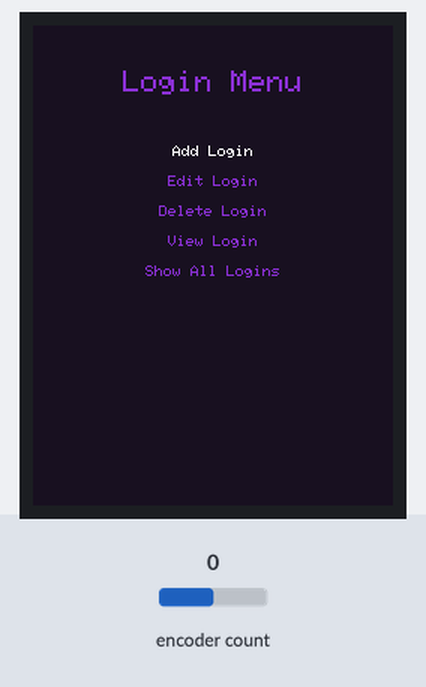
A sketch run on a simulated ESP32. Shown: 240×320 colour display. The test bench sets the inputs (shaded band); at power-on: encoder count 0.

Above: at 1.4 s.
1.5 s: encoder count set to 4
At 1.9 s:
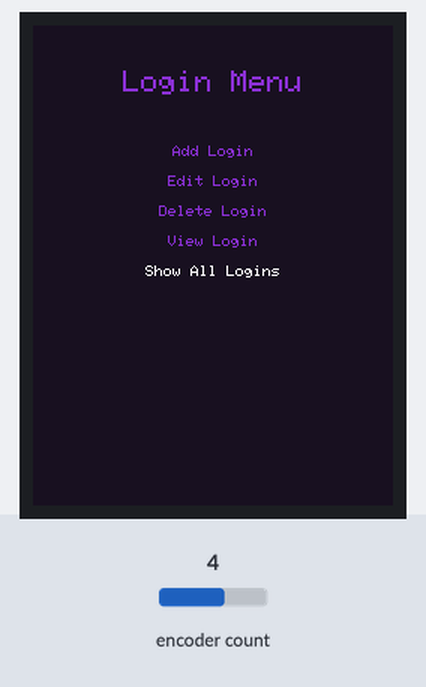
3.0 s: encoder count set to 8
At 4.2 s:
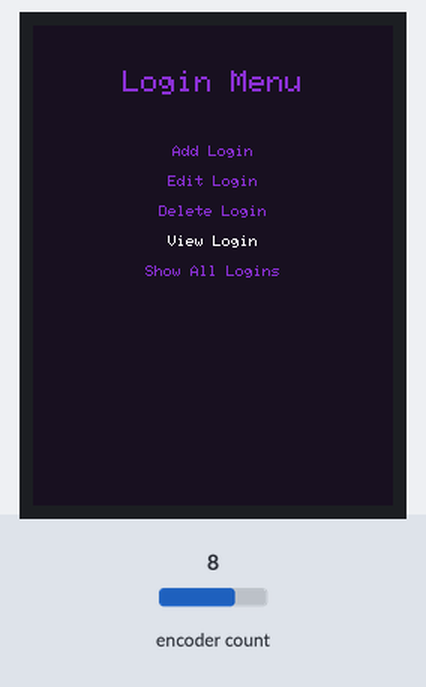
4.5 s: encoder count set to 7
At 5.7 s:
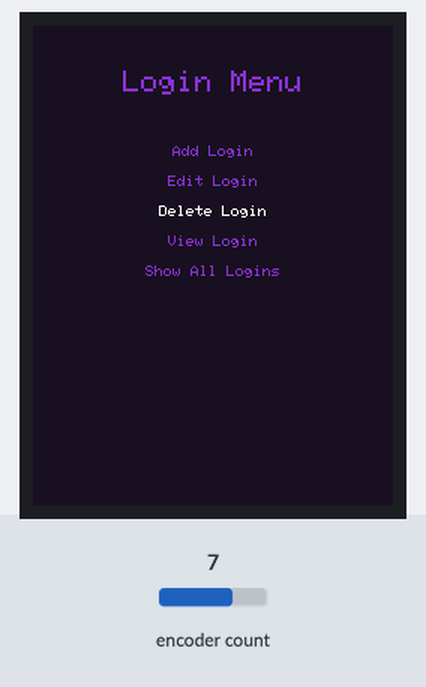
Timing chart, 0 to 7.5 s (numbered marks = the images above; inputs shaded):
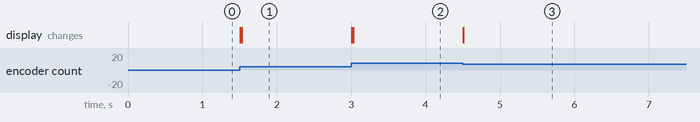

Measured:
- after the input at 1.5 s, the display: first changes at once (image 1 shows a later state)
- after the input at 3.0 s, the display: first changes at once (image 2 shows a later state)
- after the input at 4.5 s, the display: changes at once (image 3)

The sketch:

Login_menu.ino
```cpp
// (licence header left out)
#include <Adafruit_GFX.h>                                                   // include Adafruit graphics library
#include <Adafruit_ILI9341.h>                                               // include Adafruit ILI9341 TFT library
#include <EncButton2.h>
#define TFT_CS    15                                                        // TFT CS  pin is connected to ESP32 pin D15
#define TFT_RST   4                                                         // TFT RST pin is connected to ESP32 pin D4
#define TFT_DC    2                                                         // TFT DC  pin is connected to ESP32 pin D2
                                                                            // SCK (CLK) ---> ESP32 pin D18
                                                                            // MOSI(DIN) ---> ESP32 pin D23

Adafruit_ILI9341 tft = Adafruit_ILI9341(TFT_CS, TFT_DC, TFT_RST);
EncButton2<EB_ENC> enc0(INPUT, 26, 27);
int curr_key;

void disp_centered_text(String t_disp, int y){
   int16_t x1, y1;
   uint16_t w, h;
   tft.getTextBounds(t_disp, 240, 0, &x1, &y1, &w, &h);
   tft.setCursor(120 - (w / 2), y);
   tft.print(t_disp);
}

void login_menu(int curr_pos){
  tft.setTextColor(0x899a, 0x1884);
  tft.setTextSize(1);
  if (curr_pos == 0){
    tft.setTextColor(0xffff, 0x1884);
    disp_centered_text("Add Login", 80);
    tft.setTextColor(0x899a, 0x1884);
    disp_centered_text("Edit Login", 100);
    disp_centered_text("Delete Login", 120);
    disp_centered_text("View Login", 140);
    disp_centered_text("Show All Logins", 160);
  }
  if (curr_pos == 1){
    disp_centered_text("Add Login", 80);
    tft.setTextColor(0xffff, 0x1884);
    disp_centered_text("Edit Login", 100);
    tft.setTextColor(0x899a, 0x1884);
    disp_centered_text("Delete Login", 120);
    disp_centered_text("View Login", 140);
    disp_centered_text("Show All Logins", 160);
  }
  if (curr_pos == 2){
    disp_centered_text("Add Login", 80);
    disp_centered_text("Edit Login", 100);
    tft.setTextColor(0xffff, 0x1884);
    disp_centered_text("Delete Login", 120);
    tft.setTextColor(0x899a, 0x1884);
    disp_centered_text("View Login", 140);
    disp_centered_text("Show All Logins", 160);
  }
  if (curr_pos == 3){
    disp_centered_text("Add Login", 80);
    disp_centered_text("Edit Login", 100);
    disp_centered_text("Delete Login", 120);
    tft.setTextColor(0xffff, 0x1884);
    disp_centered_text("View Login", 140);
    tft.setTextColor(0x899a, 0x1884);
    disp_centered_text("Show All Logins", 160);
  }
  if (curr_pos == 4){
    disp_centered_text("Add Login", 80);
    disp_centered_text("Edit Login", 100);
    disp_centered_text("Delete Login", 120);
    disp_centered_text("View Login", 140);
    tft.setTextColor(0xffff, 0x1884);
    disp_centered_text("Show All Logins", 160);
  }
}

void setup() {
   tft.begin();
   tft.setRotation(0);
   tft.fillScreen(0x1884);
   tft.setTextSize(2);
   tft.setTextColor(0x899a, 0x1884);
   disp_centered_text("Login Menu", 30);
   curr_key = 0;
   login_menu(curr_key);
}

void loop(){
  enc0.tick();
  if (enc0.left())
    curr_key--;
  if (enc0.right())
    curr_key++;

  if(curr_key < 0)
    curr_key = 4;

  if(curr_key > 4)
    curr_key = 0;

  if (enc0.turn()) {
    login_menu(curr_key);
  }
}
```
